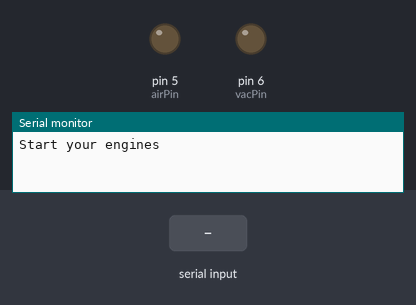
This sketch was run on a simulated Arduino Uno, built with avr-gcc and run on an emulated ATmega328P. On the bench: output pins drawn as LEDs (lit = HIGH), the last lines printed to the serial monitor. The inputs (shaded band) are chosen by the test bench.

Above: at 1.2 s.
1.3 s: "v90\n" received over Serial
At 2.7 s:
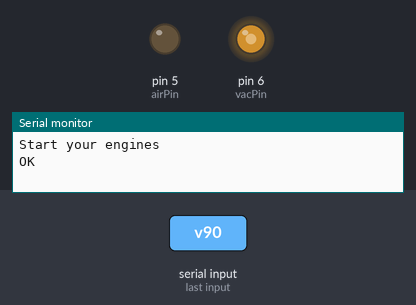
Timing chart, 0 to 7.9 s (numbered marks = the images above; inputs shaded):
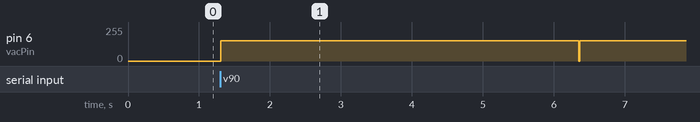

Measured:
- after the input at 1.3 s, pin 6 (vacPin): 0/255 → 151/255 at once

The sketch:

Wash_Station_20210309.ino
```cpp
// Description: Wash station arduino software control
// Revision: 01
// Date: 03/09/2021
// Author: Roman Paz

const int airPin = 5;
const int vacPin = 6;
int airTime = 10000;
int vacTime = 5000;
const String VERSION_STR = "20210222";
String inputStr = "";
bool stringComplete = false;
bool airControl = false;
bool vacControl = false;
bool totalControl = false;

void setup() {
//  pinMode(airPin, OUTPUT);
//  pinMode(vacPin, OUTPUT);
  analogWrite(airPin, 0);
  analogWrite(vacPin, 0);
  Serial.begin(9600);
  Serial.println("Start your engines");
}

// create timenow function

void air() {
  analogWrite(airPin, 255);
  delay(airTime);
  Serial.print(" Airtime = ");
  Serial.print(airTime);
  delay(50);
  analogWrite(airPin, 0);
  delay(10);
}

void vac() {
  analogWrite(vacPin, 151);
  delay(vacTime);
  Serial.print(" Vactime = ");
  Serial.print(vacTime);
  delay(50);
  analogWrite(vacPin, 0);
  delay(10);
}

void off() {
  if (vacControl == true) {
    vacControl = false;
    delay(10);
  }

  if (airControl == true) {
    airControl = false;
    delay(10);
  }
}

int parseCommandInt(String inStr) {
  int isLen = inStr.length();
  int convertedInt = -1;
  if (isLen >= 2) {
    // TODO: Need to confirm that it is actually an int o.w. toInt returns '0'
    convertedInt = inStr.substring(1, isLen).toInt();
  }
  return convertedInt;
}

String handle_command(String cmd_str) {
  String ret_str = "OK";
  switch (cmd_str.charAt(0)) {
    case 'v':
      vacControl = !vacControl;
      break;
    case 'a':
      airControl = !airControl;
      break;
    case 'o':
      totalControl = !totalControl;
      break;
    case '#':
      Serial.print("Version "); Serial.println(VERSION_STR);
      break;
    default:
      ret_str = "?";
  }
  return (ret_str);
}


void loop() {
  if (stringComplete) {
    Serial.println(handle_command(inputStr));
    inputStr = "";
    stringComplete = false;
//    report_status();
  }
  if (vacControl == true) {
    vac();
  }
  if (airControl == true) {
    air();
  }
  if (totalControl == true) {
    off();
  }

}

void serialEvent() {
  int num_chars_read = 0;
  while (Serial.available()) {
    // get the new byte:
    char inChar = (char) Serial.read();
    // add it to the inputString:
    inputStr += inChar;
    // if the incoming character is a newline, set a flag so the main loop can
    // do something about it:
    if (inChar == '\n') {
      stringComplete = true;
    }
  }
}
```
